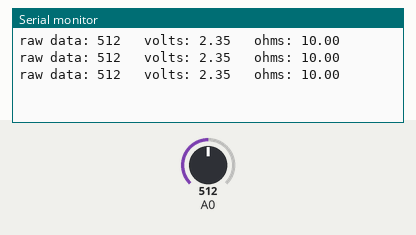
Recording of a sketch running on a simulated Arduino Uno, built with avr-gcc and run on an emulated ATmega328P. Shown: the last lines printed to the serial monitor. Inputs (shaded band) come from the test bench; at power-on: A0 = 512.

Above: at 1.3 s.
1.4 s: A0 set to 716
At 1.9 s:
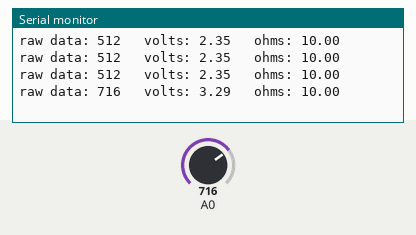
2.9 s: A0 set to 900
At 3.4 s:
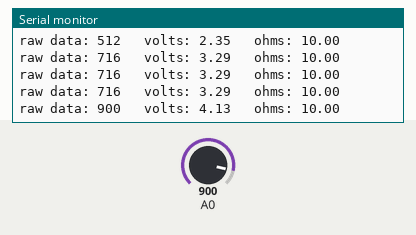
Timing chart, 0 to 5.9 s (numbered marks = the images above; inputs shaded):
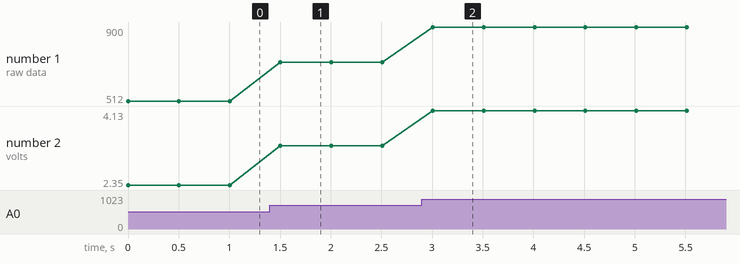

The sketch:

thermistor_trial.ino
```cpp
void setup() {
  // put your setup code here, to run once:

  Serial.begin(9600);
}

void loop() {
  // put your main code here, to run repeatedly:

int num= analogRead(A0);

float volts = (4.7* num / 1023);
 float ohms =

Serial.print("raw data: ");
Serial.print(num);
Serial.print("   volts: ");
Serial.print(volts);
Serial.print("   ohms: ");
Serial.println(ohms);


delay(500);

}
```

Measured:
- after the input at 1.4 s, the serial monitor: prints a new line after 0.10 s (image 1)
- after the input at 2.9 s, the serial monitor: prints a new line after 0.11 s (image 2)
- plotted number 1: 512 → 716 after the input at 1.4 s, 716 → 900 after the input at 2.9 s
- plotted number 2: 2.35 → 3.29 after the input at 1.4 s, 3.29 → 4.13 after the input at 2.9 s
